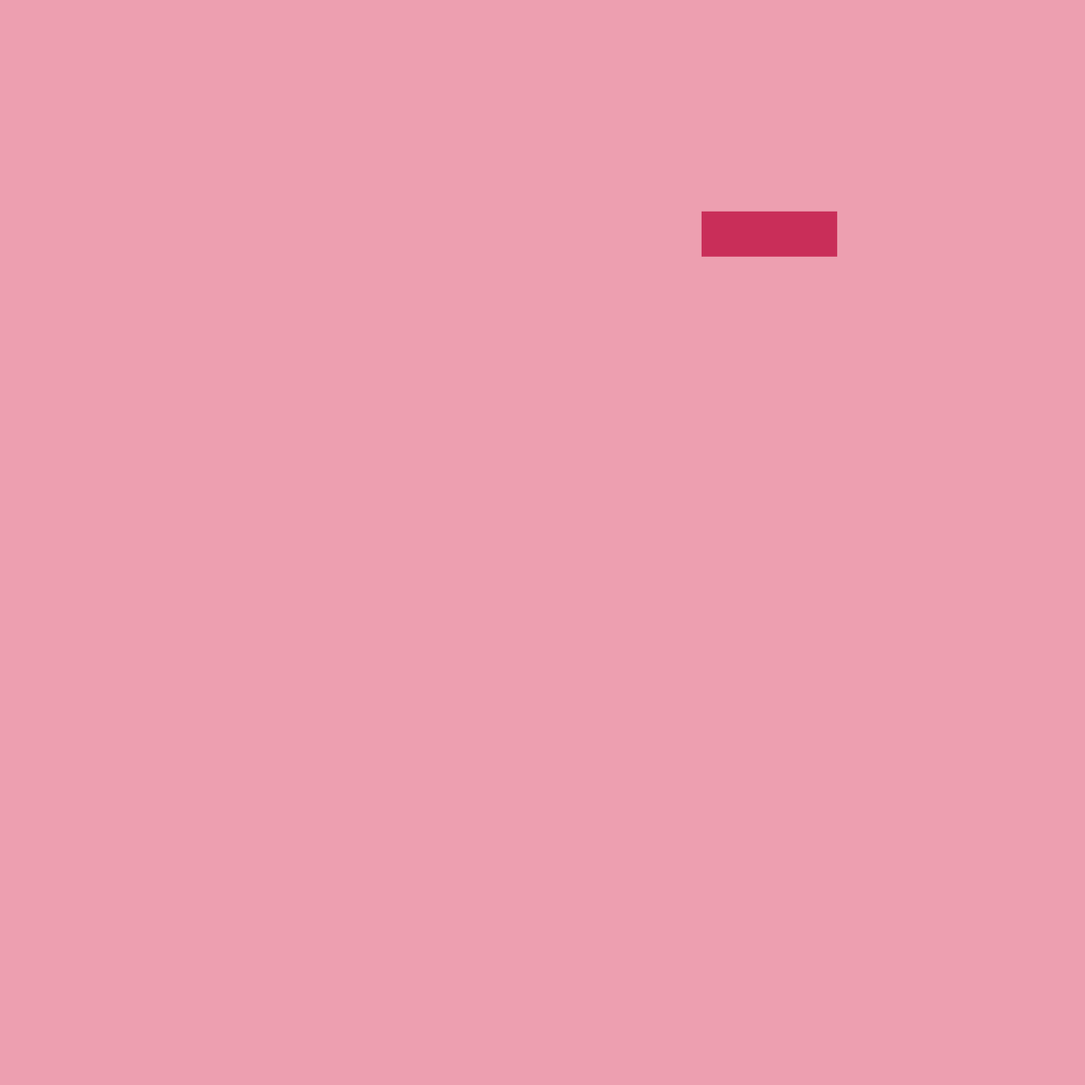
Frame 1 (no input)
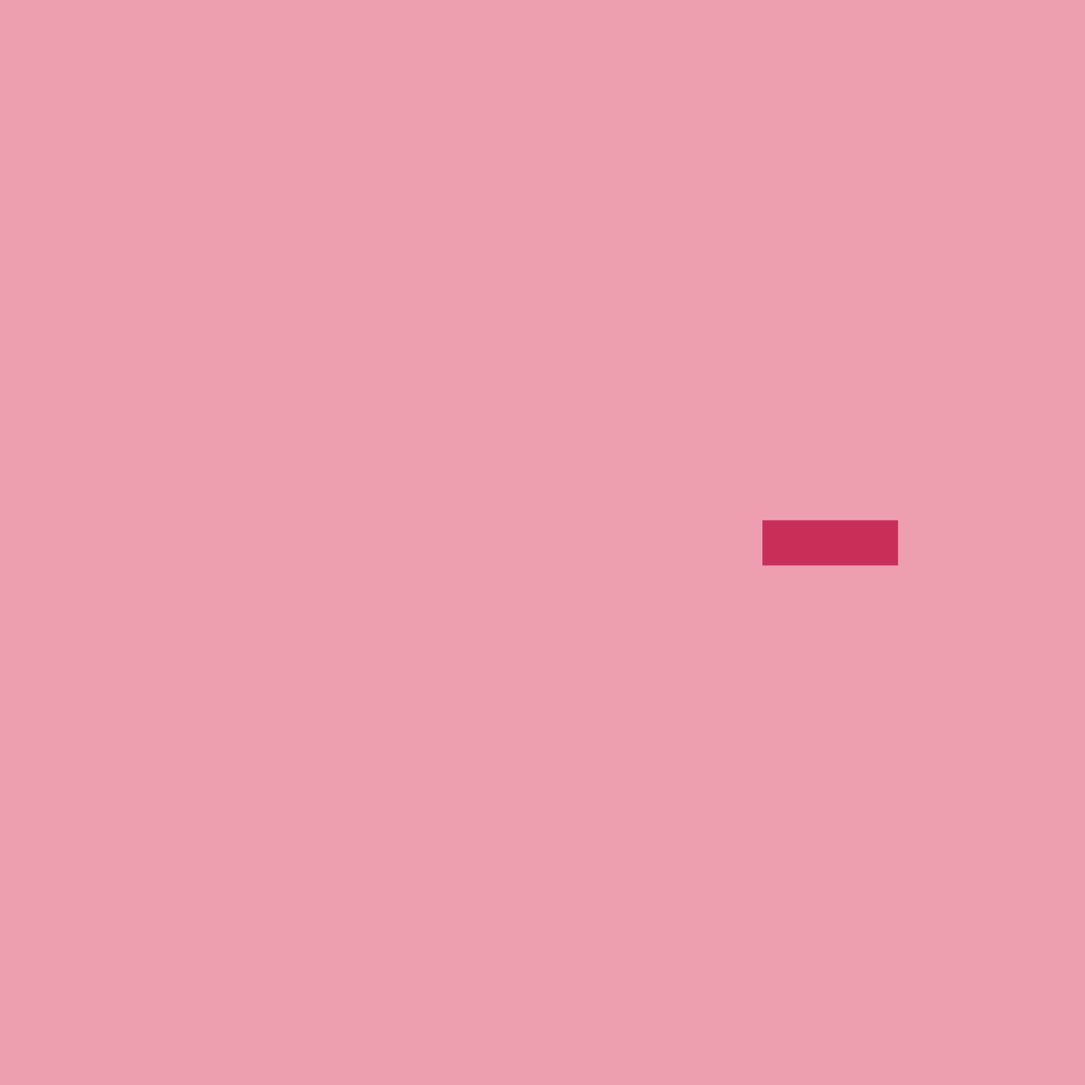
Frame 60 (the mouse pressed at the canvas centre just before this capture)
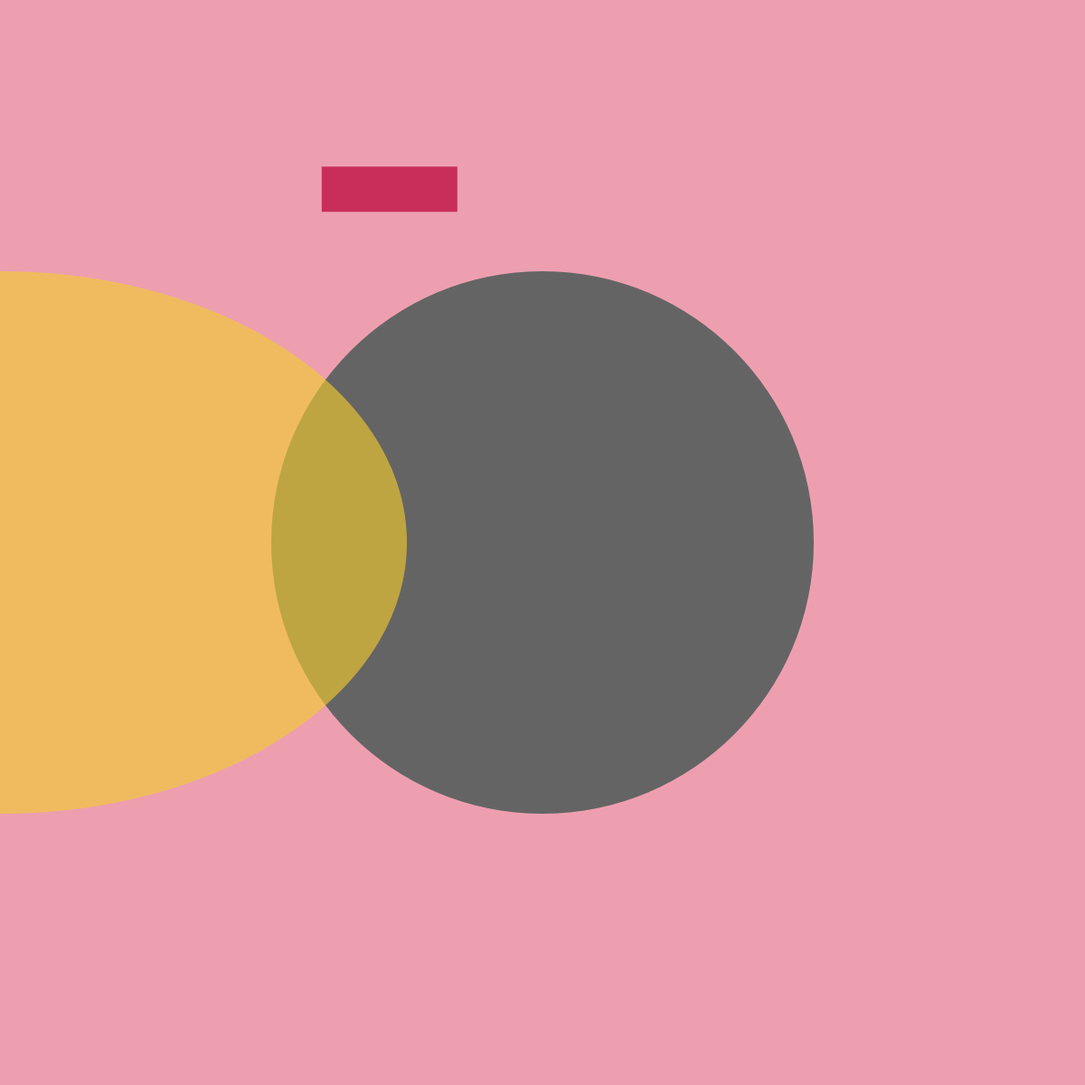
Frame 120 (the mouse held since frame 60 and released just before this capture)

The Processing sketch that drew these frames (run headless with seeded random() and noise(); from frame 60 on, the mouse is pressed at the canvas centre):

// Processing sketch: Exercise_23_1_23_2
// ── Exercise_23_1_23_2.pde
void setup(){
  size(1200,1200);
  smooth();
  noStroke();
}

void draw(){
  background(237,159,176); //pink
  float x = mouseX;
  float y = mouseY;
  float ix = width/2 - mouseX; //Inverse X
  float iy = mouseY/2 - height; //Inverse Y
  float a = random(1200);
  float b = random(900);
  fill(100,253);
  ellipse(x,height/2,x,mouseX);
  fill(242,204,47,160); //yellow 
  ellipse(ix,height/2,iy,mouseY);
  fill(201,46,89);
  rect(a,b,150,50);
  
}
  
